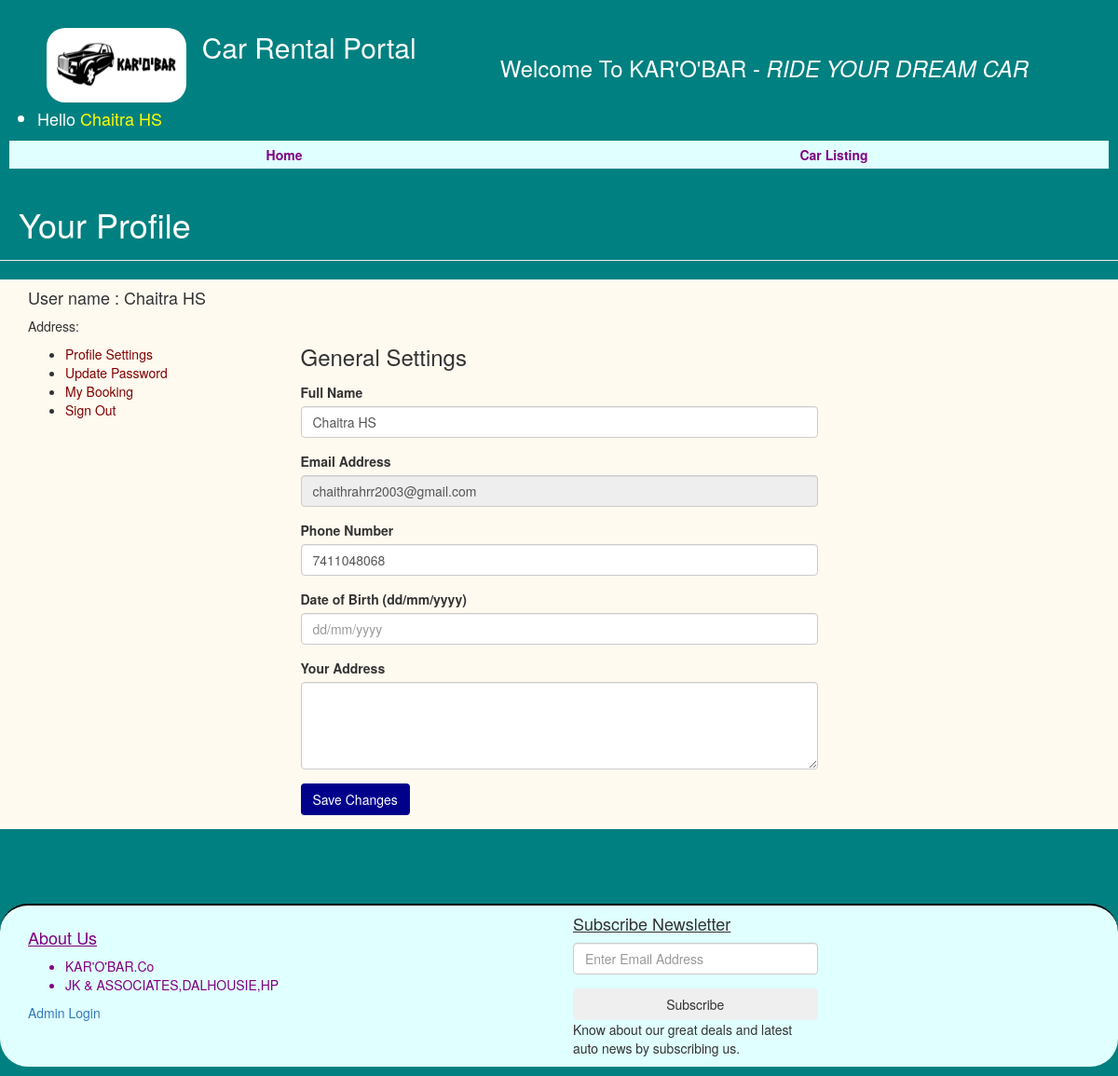
Screenshot of /profile.php (signed in) with the database file from the repository.
### tables this page shows
CREATE TABLE users (
  email_id varchar(100) PRIMARY KEY,
  full_name varchar(120) DEFAULT NULL,
  password varchar(100) DEFAULT NULL,
  contact_no char(11) DEFAULT NULL,
  dob varchar(100) DEFAULT NULL,
  address varchar(255) DEFAULT NULL
);

### profile.php (the view, shortened to what this page needs)
<?php
include('includes/config.php');
if(strlen($_SESSION['login'])==0)
  {
header('location:index.php');
}
else{
?>
  <!DOCTYPE HTML>
<html lang="en">
<head>
<link rel="stylesheet" href="assets/css/bootstrap.min.css" type="text/css">
</head>
<body style="background-color:teal">
<?php include('includes/header.php');?>
<section class="page-header profile_page" style="color:white">
      <div class="page-heading">
        <h1 style="margin-left:20px">Your Profile</h1>
      </div>
</section>
<?php
$useremail=$_SESSION['login'];
$sql = "SELECT * from users where email_id=:useremail";
$query = $dbh -> prepare($sql);
$query -> bindParam(':useremail',$useremail, PDO::PARAM_STR);
$query->execute();
$results=$query->fetchAll(PDO::FETCH_OBJ);
if($query->rowCount() > 0)
{
foreach($results as $result)
{ ?>
<section class="user_profile inner_pages" style="background-color:floralwhite">
  <div class="container">
    <div class="user_profile_info gray-bg padding_4x4_40">
      <div class="dealer_info">
        <h4>User name : <?php echo htmlentities($result->full_name);?></h4>
        <p>Address: <?php echo htmlentities($result->address);?><br></p>
      </div>
    </div>
    <div class="row">
      <div class="col-md-3 col-sm-3">
        <?php include('includes/sidebar.php');?>
      <div class="col-md-6 col-sm-8">
        <div class="profile_wrap">
          <h3 style="margin-top:0;margin-bottom:15px">General Settings</h3>
          <form  method="post">
            <div class="form-group">
              <label class="control-label">Full Name</label>
              <input class="form-control white_bg" name="fullname" value="<?php echo htmlentities($result->full_name);?>" id="fullname" type="text"  required>
            </div>
            <div class="form-group">
              <label class="control-label">Email Address</label>
              <input class="form-control white_bg" value="<?php echo htmlentities($result->email_id);?>" name="emailid" id="email" type="email" required readonly>
            </div>
            <div class="form-group">
              <label class="control-label">Phone Number</label>
              <input class="form-control white_bg" name="mobilenumber" value="<?php echo htmlentities($result->contact_no);?>" id="phone-number" type="text" required>
            </div>
            <div class="form-group">
              <label class="control-label">Date of Birth&nbsp;(dd/mm/yyyy)</label>
              <input class="form-control white_bg" value="<?php echo htmlentities($result->dob);?>" name="dob" placeholder="dd/mm/yyyy" id="birth-date" type="text" >
            </div>
            <div class="form-group">
              <label class="control-label">Your Address</label>
              <textarea class="form-control white_bg" name="address" rows="4" ><?php echo htmlentities($result->address);?></textarea>
            </div>
            <?php }} ?>
            <div class="form-group">
              <button type="submit" name="updateprofile" class="btn" style="background-color:darkblue;color:white">Save Changes</button>
            </div>
          </form>
        </div>
      </div>
    </div>
  </div>
</section>
<?php include('includes/footer.php');?>
</body>
</html>
<?php } ?>

### includes/header.php (shortened to what this page needs)
<header>
    <div style="display:flex;justify-content:space-between;">
          <div class="logo" style="font-size:30px;color:white;text-align:center"> <a href="index.php"><img src="assets/images/logo1.png" alt="image" style="width:150px;height:80px;margin-left:50px;margin-top:30px;border-radius:20px"/> </a>&nbsp;Car Rental Portal</span></div>
            <div style='margin-top:5vh;margin-right:8vw;'>
   <?php   if(strlen($_SESSION['login'])==0)
	{
?>
 <a href="#loginform" class="btn btn-xs uppercase" data-toggle="modal" data-dismiss="modal"><h4 style="border:1px solid white;padding:5px;color:black;background-color:cornsilk;border-radius:5px">Login / Register</h4></a>
<?php }
else{
echo "<H3 style='color:white'>Welcome To KAR'O'BAR - <i>RIDE YOUR DREAM CAR</i><H3>";
 } ?>
   </div>
</div>
  <nav >
<?php
$email=$_SESSION['login'];
$sql ="SELECT full_name FROM users WHERE email_id=:email ";
$query= $dbh -> prepare($sql);
$query-> bindParam(':email', $email, PDO::PARAM_STR);
$query-> execute();
$results=$query->fetchAll(PDO::FETCH_OBJ);
if($query->rowCount() > 0)
{?>
  <ul style="margin-top:5px">
  <li class="dropdown" style="font-size:large;color:white">Hello<a href="#" data-toggle="dropdown" aria-haspopup="true" aria-expanded="false">
<?php
foreach($results as $result)
	{?>
	 <span style='color:yellow'><?php echo htmlentities($result->full_name); }}?>
   <i class="fa fa-angle-down" aria-hidden="true"></i></a>
           </li>
          </ul>
          <div style="margin:10px;height:30px;">
        <div style="display:flex;">
          <div style="background-color:lightcyan;height:30px;margin:auto;width:50%;text-align:center; padding-top:5px"><a href="index.php" style="color:purple"><b>Home</b></a></div>
          <div style="background-color:lightcyan;height:30px;margin:auto;width:50%;text-align:center; padding-top:5px"><a href="car-listing.php" style="color:purple"><b>Car Listing</a></b></div>
        </div>
      </div>
  </nav>
</header>

### includes/sidebar.php
<div class="profile_nav">
          <ul>
            <li><a href="profile.php" style="color:maroon">Profile Settings</a></li>
              <li><a href="update-password.php" style="color:maroon">Update Password</a></li>
            <li><a href="my-booking.php" style="color:maroon">My Booking</a></li>
            <li><a href="logout.php" style="color:maroon">Sign Out</a></li>
          </ul>
        </div>
      </div>

### rows the page displays
users: full_name "Chaitra HS", fullname "Chaitra HS", emailid "chaithrahrr2003@gmail.com", mobilenumber "7411048068"
